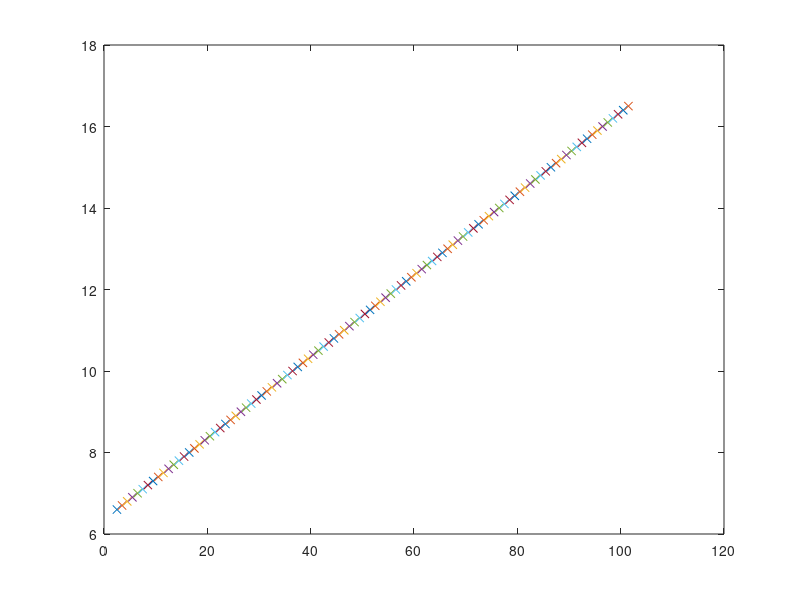

Here is the MATLAB script that generated this plot:

F = [1 0 1 0; 0 1 0 1; 0 0 1 0; 0 0 0 1]
H = [1 0 0 0; 0 1 0 0]

initx = [1.5 6.5 1 0.1]';

X = initx;
for i=1:100
  X = F*X;
  plot(X(1), X(2), 'x');
  hold on
  pause
end
